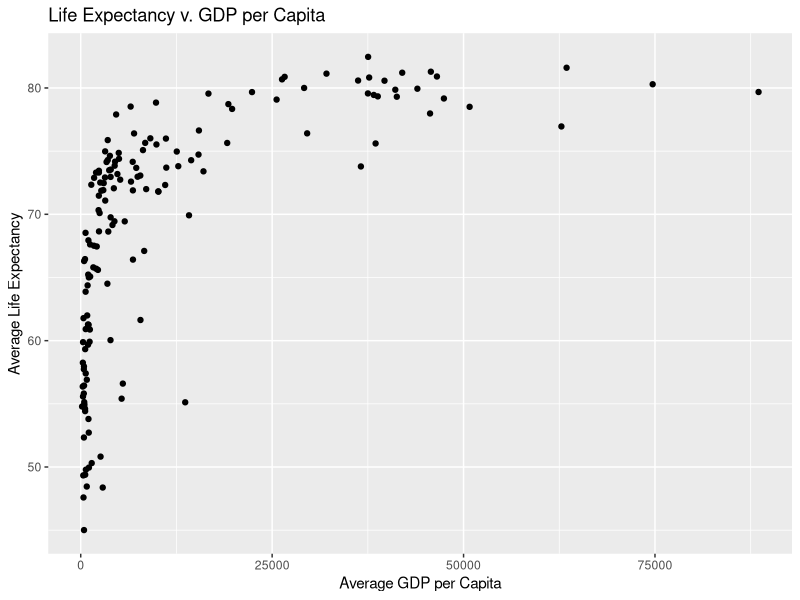
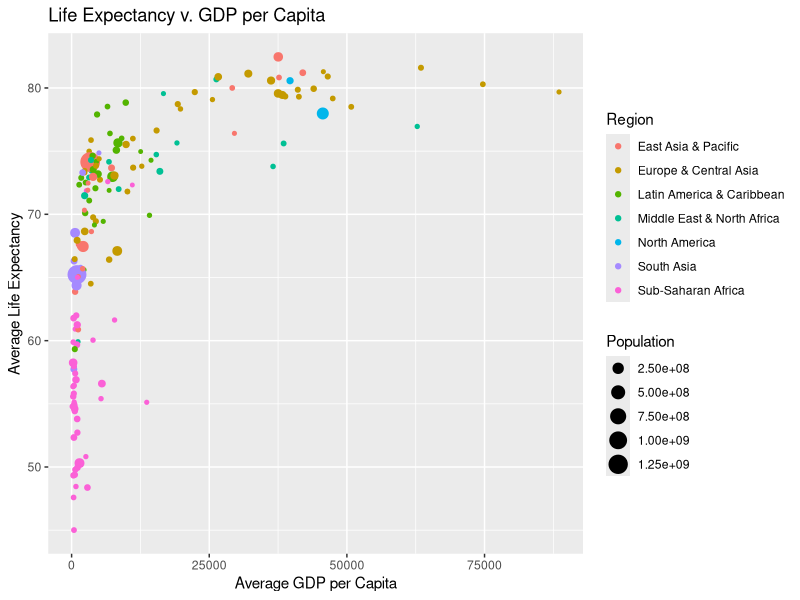
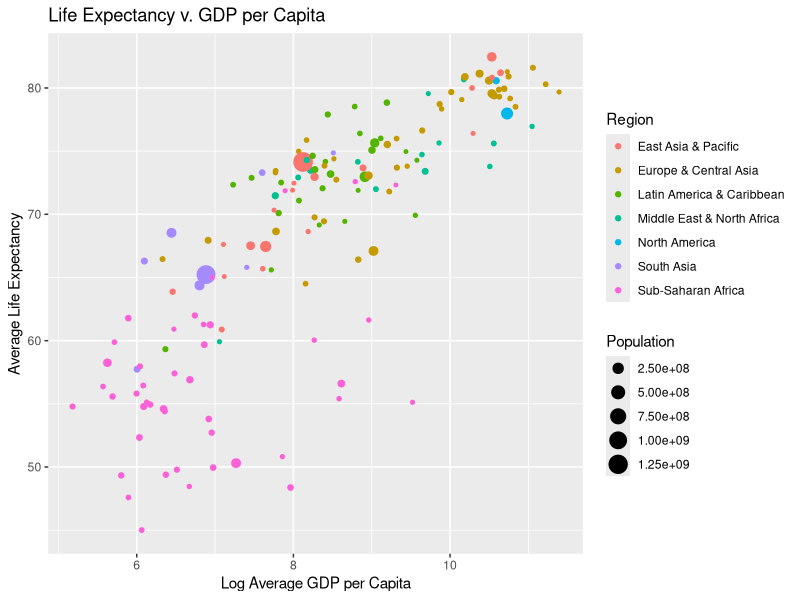
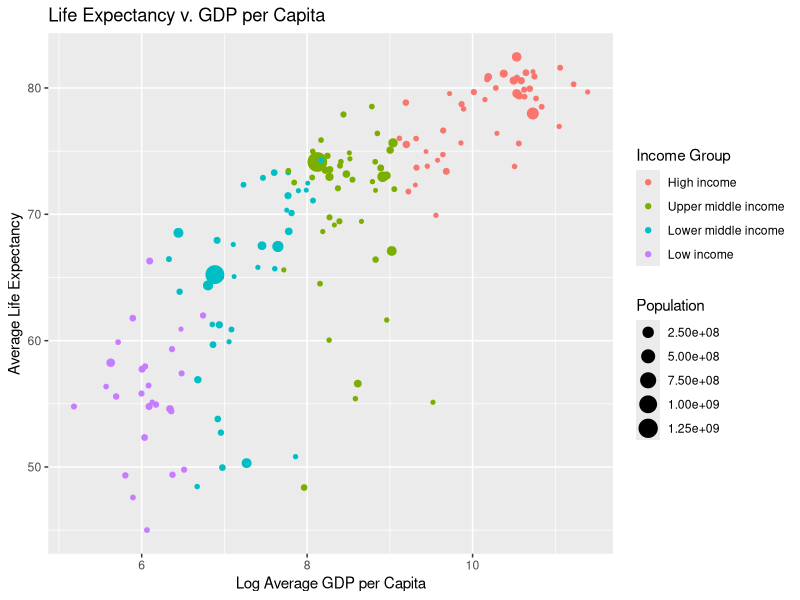
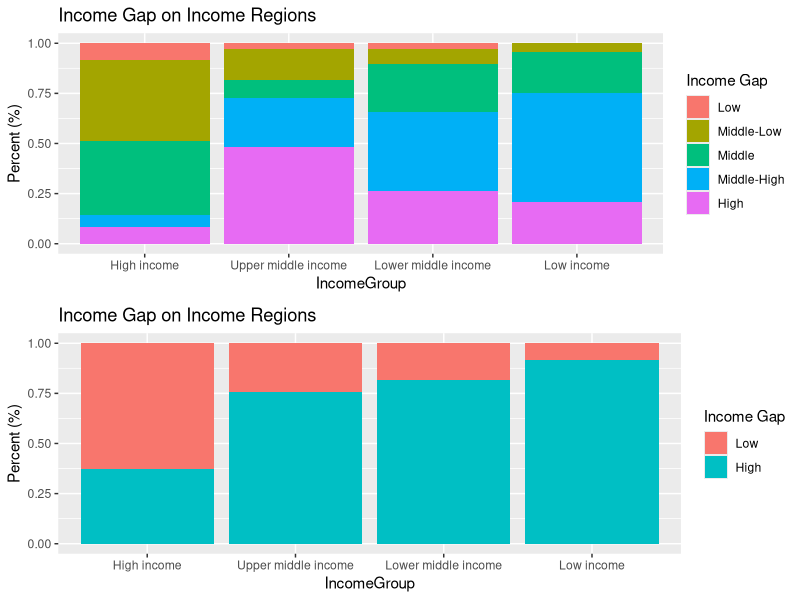
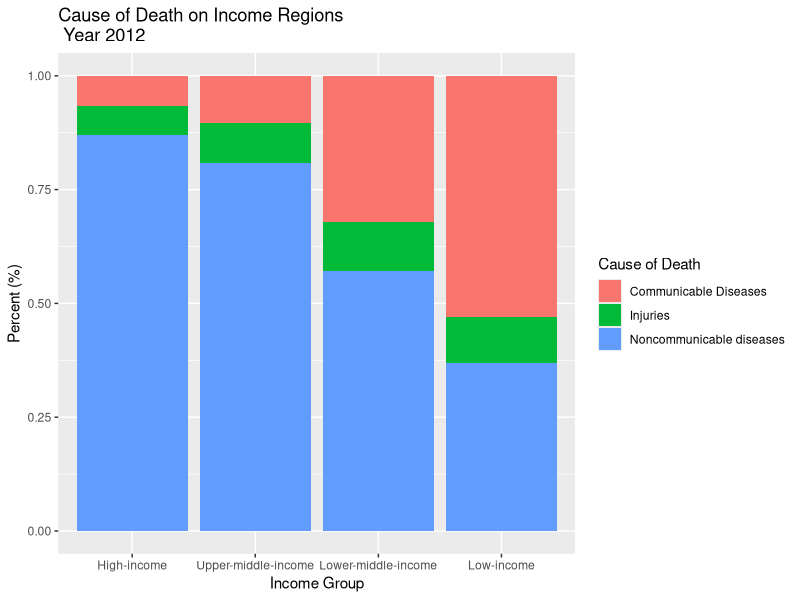
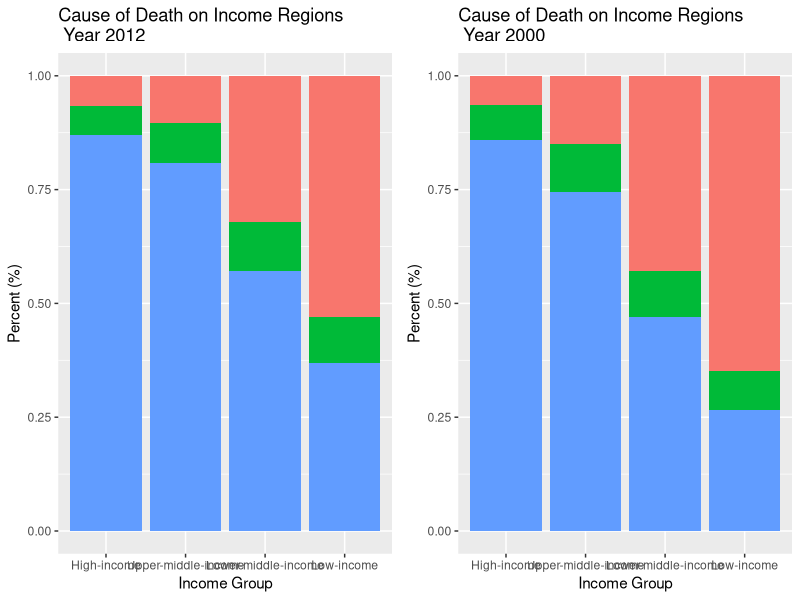
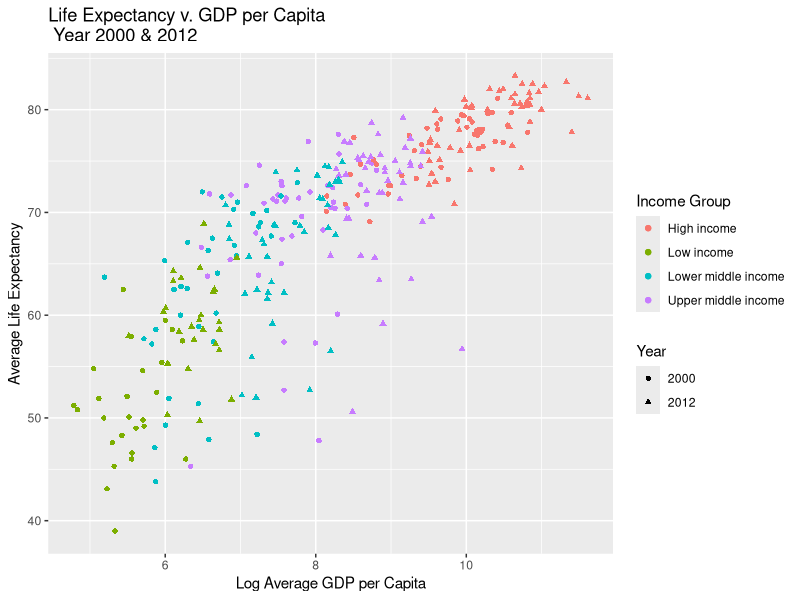

These figures' R source, in order:
## ---- chunk 1
knitr::opts_chunk$set(echo = FALSE, warning = FALSE)
setwd("C:/Users/James/bootcamp007_project/Project1-ExploreVis/JamesLeeVis")
library(dplyr)
library(ggplot2)
library(reshape2)
library(gridExtra)

GINI = read.csv("Data/GINI.csv", stringsAsFactors = FALSE)
GINI = filter(GINI, !AverageGINI %in% "#DIV/0!")
GINIA = select(GINI, Country.Code,Country.Name, AverageGINI)
GINIA$AverageGINI=as.numeric(GINIA$AverageGINI)

GDPpCAP = read.csv("Data/GDP_P_CAP.csv", stringsAsFactors = FALSE)
GDPpCAP = filter(GDPpCAP, !AVG.GDP.P.CAP %in% "#DIV/0!")
GDPpCAP = filter(GDPpCAP, !Avg2000 %in% "#DIV/0!")
GDPpCAP = filter(GDPpCAP, !Avg2012 %in% "#DIV/0!")
GDPpCAPA = select(GDPpCAP, Country.Code, Country.Name, AVG.GDP.P.CAP, Avg2000, Avg2012)
GDPpCAPA$AVG.GDP.P.CAP = as.numeric(GDPpCAPA$AVG.GDP.P.CAP)
GDPpCAPA$Avg2012 = as.numeric(GDPpCAPA$Avg2012)
GDPpCAPA$Avg2000 = as.numeric(GDPpCAPA$Avg2000)

LIFEEXP = read.csv("Data/LifeExpectancy.csv", stringsAsFactors = FALSE)
LIFEEXP = filter(LIFEEXP, Year %in% c(2000:2014))
CLIFEEXP = group_by(LIFEEXP, Country) %>%
  summarise_each(.,funs(mean), 
                 AvgBothBirth = Both.sexes..birth., 
                 AvgFemaleBirth = Female..birth., 
                 AvgMaleBirth = Male..birth., 
                 AvgBoth60 = Both.sexes..at.60.years., 
                 AvgFemale60 = Female..at.60.years., 
                 AvgMale60 = Male..at.60.years.)
colnames(CLIFEEXP)[1] = "Country.Name"
YLIFEEXP = filter(LIFEEXP, Year %in% c(2000,2012))
YLIFEEXP = melt(YLIFEEXP, id.vars = c('Country','Year')) %>% 
  mutate(variableYear = paste0(variable, Year)) %>% 
  dcast(Country~variableYear)
colnames(YLIFEEXP)[1] = "Country.Name"

POP = read.csv("Data/Population.csv", stringsAsFactors = FALSE)
POPA = select(POP ,Country.Name, Country.Code, Average.POP)

MetDat = read.csv("Data/Metadata.csv", stringsAsFactors = FALSE)

Table = inner_join(GDPpCAPA,CLIFEEXP, by = "Country.Name")
Table = inner_join(MetDat, Table, by = "Country.Code")
Table = inner_join(POPA, Table, by = c("Country.Code","Country.Name"))

#Table with Income Gap
Table2 = inner_join(GINIA, Table, by = c("Country.Code","Country.Name"))

#Table with Life Expectancy in 2000/ 2012
Table3 = inner_join(Table, YLIFEEXP, by = "Country.Name")

#Make Income Gap into factors
for (i in 1:nrow(Table2)){
  if (Table2$AverageGINI[i] < 27.18) {
    Table2$IncomeGap[i] = "Low"}
  else if (Table2$AverageGINI[i] >= 27.18 & Table2$AverageGINI[i] < 32.42) {
    Table2$IncomeGap[i] = "Middle-Low"}
  else if (Table2$AverageGINI[i] >= 32.42 & Table2$AverageGINI[i] < 37.59) {
    Table2$IncomeGap[i] = "Middle"}
  else if (Table2$AverageGINI[i] >= 37.59 & Table2$AverageGINI[i] < 44.14) {
    Table2$IncomeGap[i] = "Middle-High"}
  else {
    Table2$IncomeGap[i] = "High"}
}
for (i in 1:nrow(Table2)){
  if (Table2$AverageGINI[i] < 34) {
    Table2$IncomeGap2[i] = "Low"}
  else Table2$IncomeGap2[i] = "High"
}
#Reorder levels in order of Income Gap
Table2$IncomeGap = as.factor(Table2$IncomeGap)
Table2$IncomeGap = factor(Table2$IncomeGap, levels=c("Low", "Middle-Low", "Middle", "Middle-High", "High")) 
Table2$IncomeGap2 = as.factor(Table2$IncomeGap2)
Table2$IncomeGap2 = factor(Table2$IncomeGap2, levels=c("Low", "High")) 
#Reorder levels in order of Income Group
Table$IncomeGroup = as.factor(Table$IncomeGroup)
Table2$IncomeGroup = as.factor(Table2$IncomeGroup)
Table$IncomeGroup = factor(Table$IncomeGroup, levels = c("High income", "Upper middle income", "Lower middle income", "Low income"))
Table2$IncomeGroup = factor(Table2$IncomeGroup, levels = c("High income", "Upper middle income", "Lower middle income", "Low income"))

g = ggplot(data = Table, aes(x = AVG.GDP.P.CAP, y = AvgBothBirth))
#initial graph
gg = g + geom_point() +
  ylab("Average Life Expectancy") +
  xlab("Average GDP per Capita") +
  ggtitle("Life Expectancy v. GDP per Capita")

gbcap = ggplot(data = Table, aes(x = log(AVG.GDP.P.CAP), y = AvgBothBirth))

#graph with regions highlighted
Rbc = g + 
  geom_point(aes(color = Region, size = Average.POP)) +
  ylab("Average Life Expectancy") +
  xlab("Average GDP per Capita") +
  ggtitle("Life Expectancy v. GDP per Capita") +
  labs(color = "Region", size = "Population")
Rbclog = gbcap + 
  geom_point(aes(color = Region, size = Average.POP)) +
  ylab("Average Life Expectancy") +
  xlab("Log Average GDP per Capita") +
  ggtitle("Life Expectancy v. GDP per Capita") +
  labs(color = "Region", size = "Population")

#graph with income groups highlighted
Ibc = gbcap + geom_point(aes(color = IncomeGroup, size = Average.POP)) +
  ylab("Average Life Expectancy") +
  xlab("Log Average GDP per Capita") +
  ggtitle("Life Expectancy v. GDP per Capita") +
  labs(color = "Income Group",size = "Population")

#Percent of Income Gap
Ibar = ggplot(data = Table2, aes(x = IncomeGroup)) + 
  geom_bar(aes(fill = IncomeGap), position = "fill") +
  ylab("Percent (%)") +
  ggtitle("Income Gap on Income Regions") +
  scale_fill_discrete(name = "Income Gap")


#half half incomegap
Ibar2 = ggplot(data = Table2, aes(x = IncomeGroup)) + 
  geom_bar(aes(fill = IncomeGap2), position = "fill") +
  ylab("Percent (%)") +
  ggtitle("Income Gap on Income Regions") +
  scale_fill_discrete(name = "Income Gap")

#Death Count
MortLower = read.csv("Data/MORT_Lower.csv", stringsAsFactors = FALSE)
MortLowerMiddle = read.csv("Data/MORT_LowerMiddle.csv", stringsAsFactors = FALSE)
MortUpperMiddle = read.csv("Data/MORT_UpperMiddle.csv", stringsAsFactors = FALSE)
MortUpper = read.csv("Data/MORT_Upper.csv", stringsAsFactors = FALSE)

LowLSub = filter(MortLower, Group == "LargeSubgroup")
LowerMiddleLSub = filter(MortLowerMiddle, Group == "LargeSubgroup")
UpperMiddleLSub = filter(MortUpperMiddle, Group == "LargeSubgroup")
UpperLSub = filter(MortUpper, Group == "LargeSubgroup")
TotalLSub = rbind(LowLSub, LowerMiddleLSub, UpperMiddleLSub, UpperLSub)
TotalLSub$Region = factor(TotalLSub$Region, levels = c("High-income", "Upper-middle-income", "Lower-middle-income", "Low-income"))

#Look Inside Change in Years
gbcapY = ggplot(data = Table3, aes(x = log(Avg2000), y = Both.sexes..birth.2000)) + 
  geom_point(aes(color = IncomeGroup, shape = "2000")) + 
  geom_point(data = Table3, aes(log(x = Avg2012), y = Both.sexes..birth.2012, color = IncomeGroup, shape = "2012"))  +
  ylab("Average Life Expectancy") +
  xlab("Log Average GDP per Capita") +
  ggtitle("Life Expectancy v. GDP per Capita \n Year 2000 & 2012") +
  labs(color = "Income Group", shape = "Year")

#General Causes of Death
gLSub2012 = ggplot(data = TotalLSub, aes(x = Region, y = Both.sexes..2012.)) +
  geom_bar(aes(fill = Causes), position = "fill", stat = "identity") +
  xlab("Income Group") +
  ylab("Percent (%)") +
  ggtitle("Cause of Death on Income Regions \n Year 2012") +
  scale_fill_discrete(name = "Cause of Death", labels = c("Communicable Diseases", "Injuries", "Noncommunicable diseases"))
gLSub2000 = ggplot(data = TotalLSub, aes(x = Region, y = Both.sexes..2000.)) +
  geom_bar(aes(fill = Causes), position = "fill", stat = "identity") +
  xlab("Income Group") +
  ylab("Percent (%)") +
  ggtitle("Cause of Death on Income Regions \n Year 2000") +
  scale_fill_discrete(name = "Cause of Death", labels = c("Communicable Diseases", "Injuries", "Noncommunicable diseases"))


LowerM = filter(MortLower, Group == "Subgroup")
LowerM2012 = LowerM
LowerM2012$Causes = reorder(LowerM2012$Causes, -LowerM2012$Both.sexes..2012.)
LowerM2000 = LowerM
LowerM2000$Causes = reorder(LowerM2000$Causes, -LowerM2000$Both.sexes..2000.)
LowerMT = filter(Table3, IncomeGroup == "Low income")


#Lower Income Death Graphs by Years
gbcapYLower = ggplot(data = LowerMT, aes(x = log(Avg2000), y = Both.sexes..birth.2000)) + 
  geom_point(aes(color = "2000")) + 
  geom_point(data = LowerMT, aes(log(x = Avg2012), y = Both.sexes..birth.2012, color = "2012"))  +
  ylab("Average Life Expectancy") +
  xlab("Log Average GDP per Capita") +
  ggtitle("Life Expectancy v. GDP per Capita \n in Low Income Regions") +
  labs(color = "Year")

gLowerM2012 = ggplot(data = LowerM2012, aes(x = Region, y = Both.sexes..2012.)) +
  geom_bar(aes(fill = Causes), position = "dodge", stat = "identity") +
  xlab("") +
  ylab("Deaths") +
  ggtitle("Causes of Death \n Low Income Regions \n Year 2012") +
  scale_fill_discrete(name = "Cause of Death")
gLowerM2000 = ggplot(data = LowerM2000, aes(x = Region, y = Both.sexes..2000.)) +
  geom_bar(aes(fill = Causes), position = "dodge", stat = "identity") +
  xlab("") +
  ylab("Deaths") +
  ggtitle("Causes of Death \n Low Income Regions \n Year 2000") +
  scale_fill_discrete(name = "Cause of Death")


LowerMiddleM = filter(MortLowerMiddle, Group == "Subgroup")
LowerMiddleM2012 = LowerMiddleM
LowerMiddleM2012$Causes = reorder(LowerMiddleM2012$Causes, -LowerMiddleM2012$Both.sexes..2012.)
LowerMiddleM2000 = LowerMiddleM
LowerMiddleM2000$Causes = reorder(LowerMiddleM2000$Causes, -LowerMiddleM2000$Both.sexes..2000.)
LowerMiddleMT = filter(Table3, IncomeGroup == "Lower middle income")

#Lower-Middle Income Death Graphs by Years
gbcapYLowerMiddle = ggplot(data = LowerMiddleMT, aes(x = log(Avg2000), y = Both.sexes..birth.2000)) + 
  geom_point(aes(color = "2000")) + 
  geom_point(data = LowerMiddleMT, aes(log(x = Avg2012), y = Both.sexes..birth.2012, color = "2012"))  +
  ylab("Average Life Expectancy") +
  xlab("Log Average GDP per Capita") +
  ggtitle("Life Expectancy v. GDP per Capita \n in Lower-Middle Income Regions") +
  labs(color = "Year")

gLowerMiddleM2012 = ggplot(data = LowerMiddleM2012, aes(x = Region, y = Both.sexes..2012.)) +
  geom_bar(aes(fill = Causes), position = "dodge", stat = "identity") +
  xlab("") +
  ylab("Deaths") +
  ggtitle("Causes of Death \n Lower-Middle Income Regions \n Year 2012") +
  scale_fill_discrete(name = "Cause of Death")
gLowerMiddleM2000 = ggplot(data = LowerMiddleM2000, aes(x = Region, y = Both.sexes..2000.)) +
  geom_bar(aes(fill = Causes), position = "dodge", stat = "identity") +
  xlab("") +
  ylab("Deaths") +
  ggtitle("Causes of Death \n LowerMiddle Income Regions \n Year 2000") +
  scale_fill_discrete(name = "Cause of Death")

UpperMiddleM = filter(MortUpperMiddle, Group == "Subgroup")
UpperMiddleM2012 = UpperMiddleM
UpperMiddleM2012$Causes = reorder(UpperMiddleM2012$Causes, -UpperMiddleM2012$Both.sexes..2012.)
UpperMiddleM2000 = UpperMiddleM
UpperMiddleM2000$Causes = reorder(UpperMiddleM2000$Causes, -UpperMiddleM2000$Both.sexes..2000.)
UpperMiddleMT = filter(Table3, IncomeGroup == "Upper middle income")

#Upper-Middle Income Death Graphs by Years
gbcapYUpperMiddle = ggplot(data = UpperMiddleMT, aes(x = log(Avg2000), y = Both.sexes..birth.2000)) + 
  geom_point(aes(color = "2000")) + 
  geom_point(data = UpperMiddleMT, aes(log(x = Avg2012), y = Both.sexes..birth.2012, color = "2012"))  +
  ylab("Average Life Expectancy") +
  xlab("Log Average GDP per Capita") +
  ggtitle("Life Expectancy v. GDP per Capita \n in Upper-Middle Income Regions") +
  labs(color = "Year")

gUpperMiddleM2012 = ggplot(data = UpperMiddleM2012, aes(x = Region, y = Both.sexes..2012.)) +
  geom_bar(aes(fill = Causes), position = "dodge", stat = "identity") +
  xlab("") +
  ylab("Deaths") +
  ggtitle("Causes of Death \n Upper-Middle Income Regions \n Year 2012") +
  scale_fill_discrete(name = "Cause of Death")
gUpperMiddleM2000 = ggplot(data = UpperMiddleM2000, aes(x = Region, y = Both.sexes..2000.)) +
  geom_bar(aes(fill = Causes), position = "dodge", stat = "identity") +
  xlab("") +
  ylab("Deaths") +
  ggtitle("Causes of Death \n Upper-Middle Income Regions \n Year 2000") +
  scale_fill_discrete(name = "Cause of Death")


UpperM = filter(MortUpper, Group == "Subgroup")
UpperM2012 = UpperM
UpperM2012$Causes = reorder(UpperM2012$Causes, -UpperM2012$Both.sexes..2012.)
UpperM2000 = UpperM
UpperM2000$Causes = reorder(UpperM2000$Causes, -UpperM2000$Both.sexes..2000.)
UpperMT = filter(Table3, IncomeGroup == "High income")

#Upper Income Death Graphs by Years
gbcapYUpper = ggplot(data = UpperMT, aes(x = log(Avg2000), y = Both.sexes..birth.2000)) + 
  geom_point(aes(color = "2000")) + 
  geom_point(data = UpperMT, aes(log(x = Avg2012), y = Both.sexes..birth.2012, color = "2012"))  +
  ylab("Average Life Expectancy") +
  xlab("Log Average GDP per Capita") +
  ggtitle("Life Expectancy v. GDP per Capita \n in High Income Regions" ) +
  labs(color = "Year")

gUpperM2012 = ggplot(data = UpperM2012, aes(x = Region, y = Both.sexes..2012.)) +
  geom_bar(aes(fill = Causes), position = "dodge", stat = "identity") +
  xlab("") +
  ylab("Deaths") +
  ggtitle("Causes of Death \n High Income Regions \n Year 2012") +
  scale_fill_discrete(name = "Cause of Death")
gUpperM2000 = ggplot(data = UpperM2000, aes(x = Region, y = Both.sexes..2000.)) +
  geom_bar(aes(fill = Causes), position = "dodge", stat = "identity") +
  xlab("") +
  ylab("Deaths") +
  ggtitle("Causes of Death \n High Income Regions \n Year 2000") +
  scale_fill_discrete(name = "Cause of Death")
## ---- chunk 2
gg

## ---- chunk 3
Rbc
## ---- chunk 4
Rbclog
## ---- chunk 5
Ibc
## ---- chunk 6
grid.arrange(Ibar, Ibar2, nrow=2)

## ---- chunk 7
gLSub2012

## ---- chunk 8
grid.arrange(gLSub2012 + theme(legend.position="none"), gLSub2000 + theme(legend.position="none"), ncol=2)
## ---- chunk 9
gbcapY
## ---- chunk 10
gLowerM2000
## ---- chunk 11
gLowerM2012

## ---- chunk 12
gbcapYLower

## ---- chunk 13
gLowerMiddleM2000
## ---- chunk 14
gLowerMiddleM2012

## ---- chunk 15
gbcapYLowerMiddle

## ---- chunk 16
gUpperMiddleM2000
## ---- chunk 17
gUpperMiddleM2012

## ---- chunk 18
gbcapYUpperMiddle

## ---- chunk 19
gUpperM2000
## ---- chunk 20
gUpperM2012

## ---- chunk 21
gbcapYUpper

